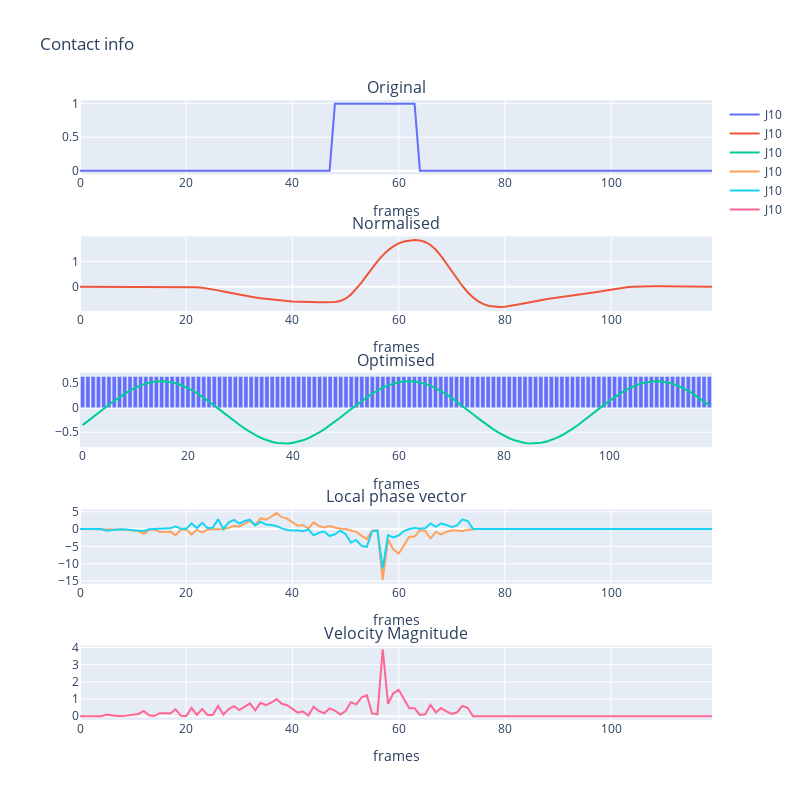

The code cell stored with this chart in its notebook:
### Code cell
plot_contact_single(cO_10, cN_10, cOpt_10, cLocal_10, cAmp_10, cVel_10, i=10)
